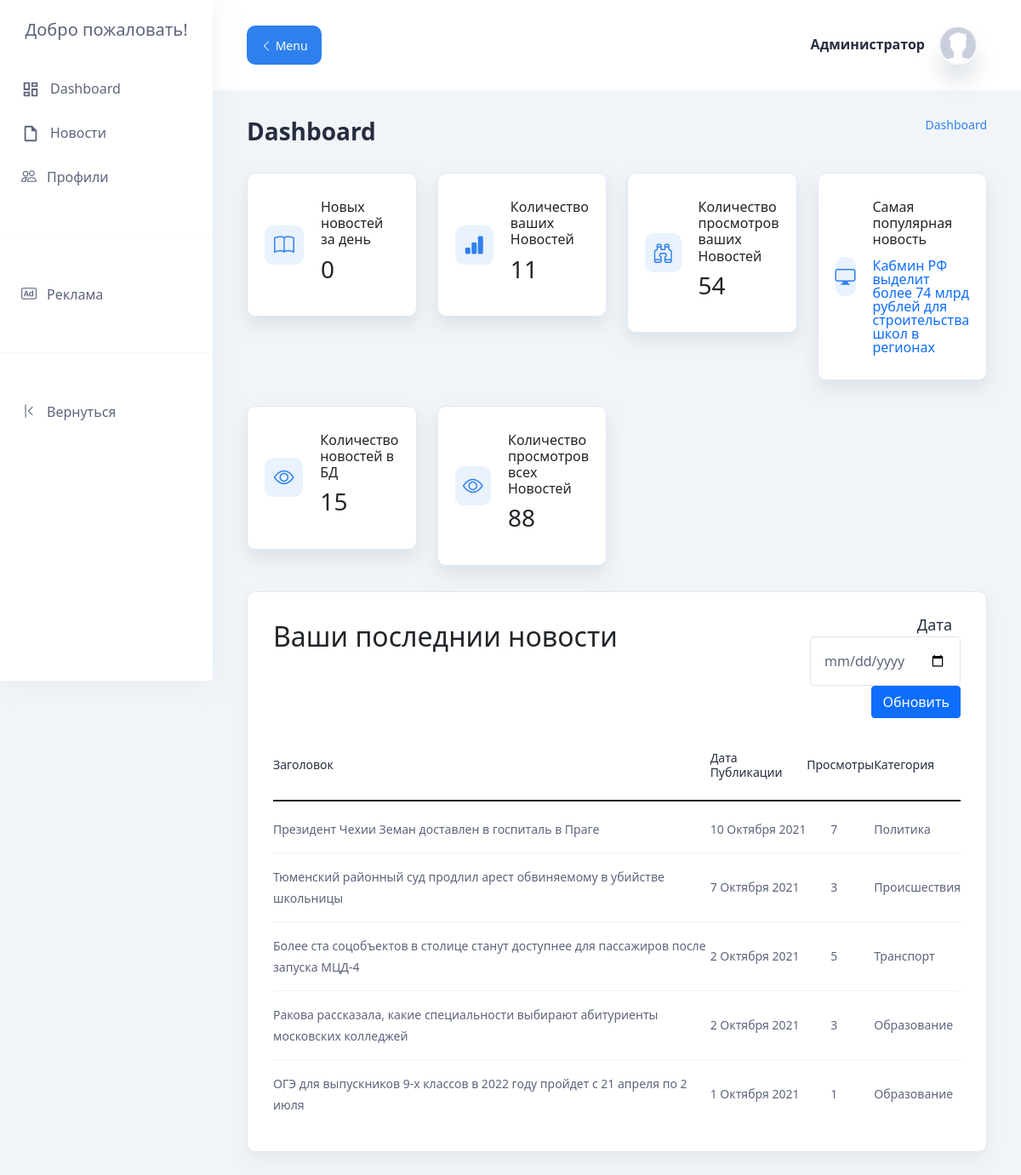
/admin.php (signed in), run on the app's committed database.
### tables this page shows
CREATE TABLE `news` (
  `id` int NOT NULL,
  `title` text NOT NULL,
  `description` text NOT NULL,
  `img` text,
  `datePublication` datetime NOT NULL,
  `mainNews` tinyint(1) NOT NULL,
  `views` int NOT NULL,
  `idCategory` int NOT NULL,
  `idUsers` int NOT NULL
);

CREATE TABLE `category` (
  `id` int NOT NULL,
  `name` text NOT NULL
);

### app/database/db.php (called while the page is built, shortened)
<?php
require('connect.php');
function selectAll($table, $argumentName = NULL, $params = [], $LIMIT = null, $sortOrder = null, $sortTime = false, $OFFSET = null)
{
    global $conn;
    if (!empty($argumentName)) {
        $sql = "SELECT $argumentName FROM $table";
        if (!empty($params)) {
            $i = 0;
            foreach ($params as $key => $value) {
                if ($i === 0) {
                    $sql = $sql . " WHERE $key = '$value'";
                } else {
                    $sql = $sql . " AND $key = '$value'";
                }
                $i++;
            }
        }
    } else if (empty($argumentName) && !empty($params)) {
        $sql = "SELECT * FROM $table";
        $i = 0;
        foreach ($params as $key => $value) {
            if ($i === 0) {
                $sql = $sql . " WHERE $key = '$value'";
            } else {
                $sql = $sql . " AND $key = '$value'";
            }
            $i++;
        }
    } else {
        $sql = "SELECT * FROM $table";
    }
    if ($sortTime == true && !empty($sortOrder)) {
        $sql = $sql . " ORDER BY " . $sortOrder . " DESC, STR_TO_DATE(datePublication, '%Y-%m-%d %H:%i') DESC";
    } else if ($sortTime == true && empty($sortOrder)) {
        $sql = $sql . " ORDER BY STR_TO_DATE(datePublication, '%Y-%m-%d %H:%i') DESC";
    } else if ($sortTime == false && !empty($sortOrder)) {
        $sql = $sql . " ORDER BY " . $sortOrder . " DESC";
    }
    if (!empty($LIMIT)) {
        $sql = $sql . " LIMIT " . $LIMIT;
    }
    $query = $conn->query($sql);
    return $query->fetch_all(MYSQLI_ASSOC);
}
function selectOne($table, $params = [])
{
    global $conn;
    $sql = "SELECT * FROM $table";
    if (!empty($params)) {
        $i = 0;
        foreach ($params as $key => $value) {
            if ($i === 0) {
                $sql = $sql . " WHERE $key = '$value'";
            } else {
                $sql = $sql . " AND $key = '$value'";
            }
            $i++;
        }
    }
    $sql = $sql . " LIMIT 1";
    $query = $conn->query($sql);
    return $query->fetch_assoc();
}
function numRows($table, $params = [])
{
    global $conn;
    $sql = "SELECT * FROM $table";
    if (!empty($params)) {
        $i = 0;
        foreach ($params as $key => $value) {
            if ($i === 0) {
                $sql = $sql . " WHERE $key = '$value'";
            } else {
                $sql = $sql . " AND $key = '$value'";
            }
            $i++;
        }
    }
    return $conn->query($sql)->num_rows;
}
function sumViews($id = null)
{
    global $conn;
    if (empty($id)) {
        $sql = "SELECT sum(views) as views FROM `news`";
    } else {
        $sql = "SELECT sum(views) as views FROM `news` WHERE idUsers = $id";
    }
    $query = $conn->query($sql);
    return $query->fetch_assoc();
}

### admin.php (the view, shortened to what this page needs)
<?php
include("app/database/db.php");
?>
<!doctype html>
<html lang="ru">
<head>
    <link href="https://cdn.jsdelivr.net/npm/bootstrap@5.1.1/dist/css/bootstrap.min.css" rel="stylesheet"
>
    <link rel="stylesheet" href="https://material.io/components/text-fields/web#using-text-fields">
    <link rel="stylesheet" href="https://cdn.jsdelivr.net/npm/bootstrap-icons@1.5.0/font/bootstrap-icons.css">
    <link rel="stylesheet" href="assets/css/adminstyle.css">
</head>
<body>
<?php require("app/admin/adminheader.php");
$numRowsNewsI = numRows('news', ['idUsers' => $_SESSION['auth']['id']]);
$sumViews = sumViews($_SESSION['auth']['id']);
$mostPopularNews = selectAll('news', null, ['idUsers' => $_SESSION['auth']['id']], 1, 'views');
$m_arr = array(1 => "Января", 2 => "Февраля", 3 => "Марта", 4 => "Апреля", 5 => "Мая", 6 => "Июня", 7 => "Июля", 8 => "Августа", 9 => "Сентября", 10 => "Октября", 11 => "Ноября", 12 => "Декабря");
if (empty($_GET['time'])) {
    $lastFive = selectALL('news', null, ['idUsers' => $_SESSION['auth']['id']], 5, null, true);
} else {
    $lastFive = selectAll('news', null, ["DATE_FORMAT(datePublication,'%Y-%m-%d')" => $_GET['time'], 'idUsers' => $_SESSION['auth']['id']], 5, null, true);
}
?>
<section class="section">
    <div class="container-fluid">
        <div class="title-wrapper pt-30">
            <div class="row align-items-center">
                <div class="col-md-6">
                    <div class="title mb-30">
                        <h2>Dashboard</h2>
                    </div>
                </div>
                <div class="col-md-6">
                    <div class="breadcrumb-wrapper mb-30">
                        <nav aria-label="breadcrumb">
                            <ol class="breadcrumb">
                                <li class="breadcrumb-item active" aria-current="page">
                                    Dashboard
                                </li>
                            </ol>
                        </nav>
                    </div>
                </div>
            </div>
        </div>
        <div class="row">
            <div class="col-xl-3 col-lg-4 col-sm-6">
                <div class="icon-card mb-30">
                    <div class="icon">
                        <i class="bi bi-book"></i>
                    </div>
                    <div class="content">
                        <h6 class="mb-10">Новых новостей за день</h6>
                        <h3 class="text-bold mb-10"><?= numRows('news', ["DATE_FORMAT(datePublication,'%Y-%m-%d')" => date("Y-m-d"), 'idUsers' => $_SESSION['auth']['id']]) ?></h3>
                    </div>
                </div>
            </div>
            <div class="col-xl-3 col-lg-4 col-sm-6">
                <div class="icon-card mb-30">
                    <div class="icon">
                        <i class="bi bi-bar-chart-fill"></i>
                    </div>
                    <div class="content">
                        <h6 class="mb-10">Количество ваших Новостей</h6>
                        <h3 class="text-bold mb-10"><?= $numRowsNewsI ?></h3>
                    </div>
                </div>
            </div>
            <div class="col-xl-3 col-lg-4 col-sm-6">
                <div class="icon-card mb-30">
                    <div class="icon">
                        <i class="bi bi-binoculars"></i>
                    </div>
                    <div class="content">
                        <h6 class="mb-10">Количество просмотров ваших Новостей</h6>
                        <h3 class="text-bold mb-10"><?= $sumViews['views'] ?></h3>
                    </div>
                </div>
            </div>
            <div class="col-xl-3 col-lg-4 col-sm-6">
                <div class="icon-card mb-30">
                    <div class="icon">
                        <i class="bi bi-display"></i>
                    </div>
                    <div class="content">
                        <h6 class="mb-10">Самая популярная новость</h6>
                        <a style="line-height: 1; display: inline-flex;" <?php if ($mostPopularNews != null) {
                            echo 'href="news.php?id=' . $mostPopularNews[0]['id'] . '"';
                        } ?>
                           class="mb-0"><?= isset($mostPopularNews) ? $mostPopularNews[0]['title'] : "Отсутствует" ?></a>
                    </div>
                </div>
            </div>
        </div>
        <?php if ($_SESSION['auth']['type'] == 'admin') { ?>
            <div class="row">
                <div class="col-xl-3 col-lg-4 col-sm-6">
                    <div class="icon-card mb-30">
                        <div class="icon">
                            <i class="bi bi-eye"></i>
                        </div>
                        <div class="content">
                            <h6 class="mb-10">Количество новостей в БД</h6>
                            <h3 class="text-bold mb-10"><?= numRows('news') ?></h3>
                        </div>
                    </div>
                </div>
                <div class="col-xl-3 col-lg-4 col-sm-6">
                    <div class="icon-card mb-30">
                        <div class="icon">
                            <i class="bi bi-eye"></i>
                        </div>
                        <div class="content">
                            <h6 class="mb-10">Количество просмотров всех Новостей</h6>
                            <h3 class="text-bold mb-10"><?= sumViews()['views'] ?></h3>
                        </div>
                    </div>
                </div>
            </div>
        <?php } ?>
        <div class="row">
            <div class="col-lg-12">
                <div class="card-style">
                    <form>
                        <div class="row">
                            <div class="col-9">
                                <?php if (empty($_GET['time'])) { ?>
                                    <h2 style="margin-top:0.25em;">Ваши последнии новости</h2>
                                <?php } else {
                                    $t = strtotime($_GET['time']); ?>
                                    <h2 style="margin-top:0.25em;">Ваши новости
                                        за <?= date("j", $t) . " " . $m_arr[date("n", $t)] . " " . date("Y", $t); ?></h2>
                                <?php } ?>
                            </div>
                            <div class="col-3">
                                <div class="text-end mb-4">
                                    <div class="input-style-1">
                                        <label>Дата</label>
                                        <input name="time" class="datepicker" type="date">
                                        <button type="submit" class="btn btn-primary">Обновить</button>
                                    </div>
                                </div>
                            </div>
                        </div>
                    </form>
                    <div class="table-wrapper table-responsive">
                        <?php
                        if (!empty($lastFive)) { ?>
                            <table class="table table-hover bg-white">
                                <thead>
                                <tr>
                                    <th scope="col">
                                        <h6>Заголовок</h6>
                                    </th>
                                    <th scope="col">
                                        <h6>Дата Публикации</h6>
                                    </th>
                                    <th scope="col">
                                        <h6>Просмотры</h6>
                                    </th>
                                    <th scope="col">
                                        <h6>Категория</h6>
                                    </th>
                                </tr>
                                </thead>
                                <tbody>
                                <?php for ($i = 0; $i < count($lastFive); $i++) {
                                    $cat = selectOne('category', ['id' => $lastFive[$i]['idCategory']]);
                                    $time = strtotime($lastFive[$i]['datePublication']);
                                    ?>
                                    <tr>
                                        <td scope="row" class="min-width">
                                            <div class="lead">
                                                <p>
                                                    <a href="/news.php?id=<?= $lastFive[$i]['id'] ?>"><?= $lastFive[$i]['title'] ?></a>
                                                </p>
                                            </div>
                                        </td>
                                        <td class="min-width">
                                            <p><?= date("j", $time) . " " . $m_arr[date("n", $time)] . " " . date("Y", $time) ?></p>
                                        </td>
                                        <td class="min-width ">
                                            <p style="margin-left:2em"><?= $lastFive[$i]['views'] ?></p>
                                        </td>
                                        <td class="min-width">
                                            <p><?= $cat['name'] ?></p>
                                        </td>
                                    </tr>
                                <?php } ?>
                                </tbody>
                            </table>
                        <?php } ?>
                    </div>
                </div>
            </div>
        </div>
    </div>
</section>
</main>
</body>
</html>

### assets/css/adminstyle.css (style rules this page uses)
body { background: #f1f5f9; }
a { text-decoration: none; }
p { font-size: 16px; font-weight: 400; line-height: 25px; margin: 0; }
ul, ol { margin: 0; padding: 0; list-style-type: none; }
.main-wrapper .container-fluid { padding-left: 40px; padding-right: 40px; }
.main-wrapper .container-fluid .title-wrapper .col-md-6 .title h2 { font-size: 28px; font-weight: 600; color: #262d3f; margin: 0; }
.main-wrapper .container-fluid .title-wrapper .col-md-6 .breadcrumb-wrapper { display: -webkit-box; display: -ms-flexbox; display: flex; -webkit-box-pack: end; -ms-flex-pack: end; justify-content: flex-end; }
.main-wrapper .container-fluid .title-wrapper .col-md-6 .breadcrumb-wrapper .breadcrumb li { font-size: 14px; color: #2f80ed; }
.main-wrapper .container-fluid .row .icon-card { display: -webkit-box; display: -ms-flexbox; display: flex; -webkit-box-align: center; -ms-flex-align: center; align-items: center; background: #fff; padding: 30px 20px; border: 1px solid #e2e8f0; -webkit-box-shadow: 0 10px 20px rgba(200, 208, 216, 0.5); box-shadow: 0 10px 20px rgba(200, 208, 216, 0.5); border-radius: 10px; }
.main-wrapper .container-fluid .row .icon-card .icon { max-width: 46px; width: 100%; height: 46px; border-radius: 10px; display: -webkit-box; display: -ms-flexbox; display: flex; -webkit-box-pack: center; -ms-flex-pack: center; justify-content: center; -webkit-box-align: center; -ms-flex-align: center; align-items: center; font-size: 24px; margin-right: 20px; background: rgba(47, 128, 237, 0.1); color: #2f80ed; font-weight: 700; }
.main-wrapper .container-fluid .row .card-style { background: #fff; -webkit-box-sizing: border-box; box-sizing: border-box; padding: 25px 30px; position: relative; border: 1px solid #e2e8f0; -webkit-box-shadow: 0 10px 20px rgba(200, 208, 216, 0.3); box-shadow: 0 10px 20px rgba(200, 208, 216, 0.3); border-radius: 10px; margin-bottom: 2em; }
.main-wrapper .container-fluid .row .card-style .table th h6 { font-weight: 500; color: #262d3f; font-size: 14px; }
.main-wrapper .container-fluid .row .card-style .table > :not(:last-child) > :last-child * { border-bottom-color: #efefef; }
.main-wrapper .container-fluid .row .card-style .table > :not(caption) > * > * { padding: 15px 0; border-bottom-color: #efefef; vertical-align: middle; }
.main-wrapper .container-fluid .row .card-style .table tbody tr:first-child > * { padding-top: 20px; }
.main-wrapper .container-fluid .row .card-style .table tbody tr:last-child > * { border-bottom-color: transparent; padding-bottom: 0; }
.main-wrapper .container-fluid .row .card-style .table td p { font-size: 14px; color: #5d657b; }
.main-wrapper .container-fluid .row .card-style .table td p a { color: inherit; }
.main-wrapper .container-fluid .row .card-style .table .lead { display: -webkit-box; display: -ms-flexbox; display: flex; -webkit-box-align: center; -ms-flex-align: center; align-items: center; }
.main-wrapper .container-fluid .row .card-style .text-end .input-style-1 label { font-size: 18px; font-weight: 500; color: #262d3f; margin-right: 10px; }
.main-wrapper .container-fluid .row .card-style .text-end .input-style-1 input { background: rgba(239, 239, 239, 0.5); border: 1px solid #e5e5e5; border-radius: 4px; padding: 16px; color: #5d657b; resize: none; }
.main-wrapper .container-fluid .row .card-style .text-end .input-style-1 input[type="date"] { background: transparent; }
.main-wrapper .container-fluid .row .card-style .lead { display: -webkit-box; display: -ms-flexbox; display: flex; -webkit-box-align: center; -ms-flex-align: center; align-items: center; }
.pt-30 { padding-top: 30px; }
.mb-30 { margin-bottom: 30px; }

### data on the page
news: title "Кабмин РФ выделит более 74 млрд рублей для строительства школ в регионах"
news: title "Президент Чехии Земан доставлен в госпиталь в Праге", datePublication "10", datePublication "Октября", datePublication "2021", views "7", idCategory.name "Политика"
news: title "Тюменский районный суд продлил арест обвиняемому в убийстве школьницы", datePublication "7", datePublication "Октября", datePublication "2021", views "3", idCategory.name "Происшествия"
news: title "Более ста соцобъектов в столице станут доступнее для пассажиров после запуска МЦД‑4", datePublication "2", datePublication "Октября", datePublication "2021", views "5", idCategory.name "Транспорт"
news: title "Ракова рассказала, какие специальности выбирают абитуриенты московских колледжей", datePublication "2", datePublication "Октября", datePublication "2021", views "3", idCategory.name "Образование"
news: title "ОГЭ для выпускников 9-х классов в 2022 году пройдет с 21 апреля по 2 июля", datePublication "1", datePublication "Октября", datePublication "2021", views "1", idCategory.name "Образование"

### other printed values
$numRowsNewsI "11"
$sumViews['views'] "54"
numRows('news') "15"
sumViews()['views'] "88"
